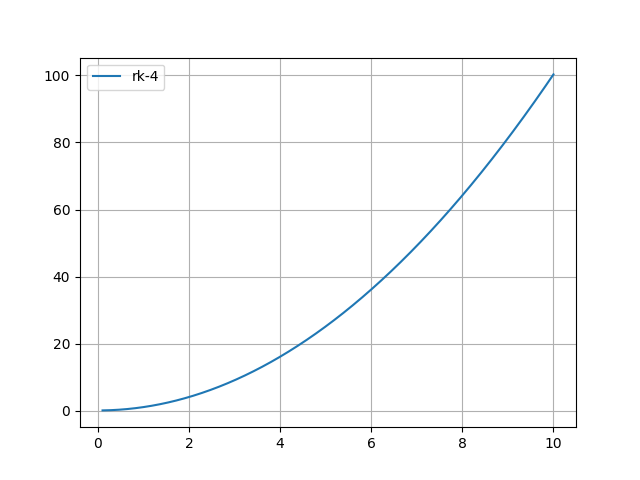

This figure's Python source:
import numpy as np 
import matplotlib.pyplot as plt 

step_size = 0.01
y_0 = 0.1
t_0 = 0.1 
t_final = 10
num_iter = 0 

# dy/dt = y^2 
def f(t, y):
    return 2*t 

y = [y_0]
t = [t_0]

while (t[-1] < t_final):
    k_1 = f(t[-1], y[-1])
    k_2 = f(t[-1]+step_size/2, y[-1]+k_1*step_size/2)
    k_3 = f(t[-1]+step_size/2, y[-1]+k_2*step_size/2)
    k_4 = f(t[-1]+step_size, y[-1]+k_3*step_size)

    t_next = t[-1] + step_size
    y_next = y[-1] + step_size / 6 * (k_1 + 2*k_2 + 2*k_3 + k_4)
    # print(f"{t_next}, {y_next}")
    t.append(t_next)
    y.append(y_next)

    num_iter += 1 

# def y_solved(t):
#     return 1.0/(1.5-t)
# t_arr = np.array(t)

plt.plot(t, y, label="rk-4")
# plt.plot(t_arr, y_solved(t_arr), label="exact", linestyle="dashed")
plt.grid()
plt.legend()
plt.savefig("./rk.png")
print(num_iter)
